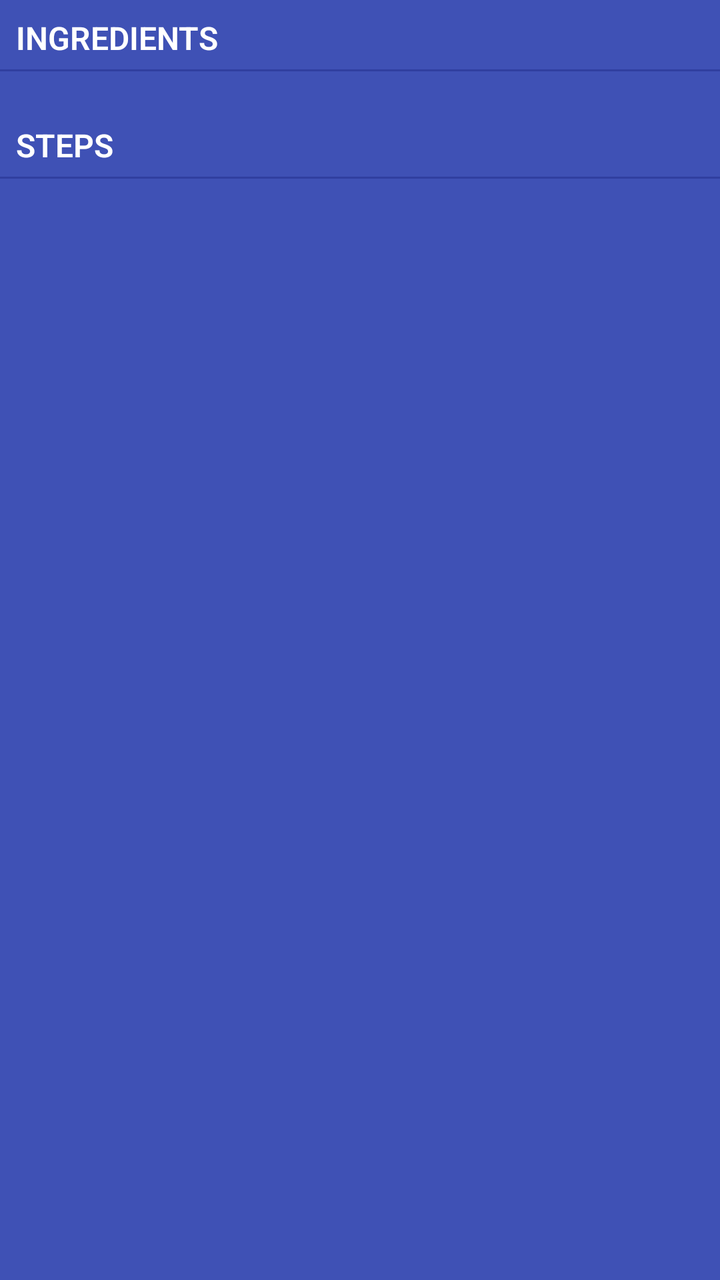
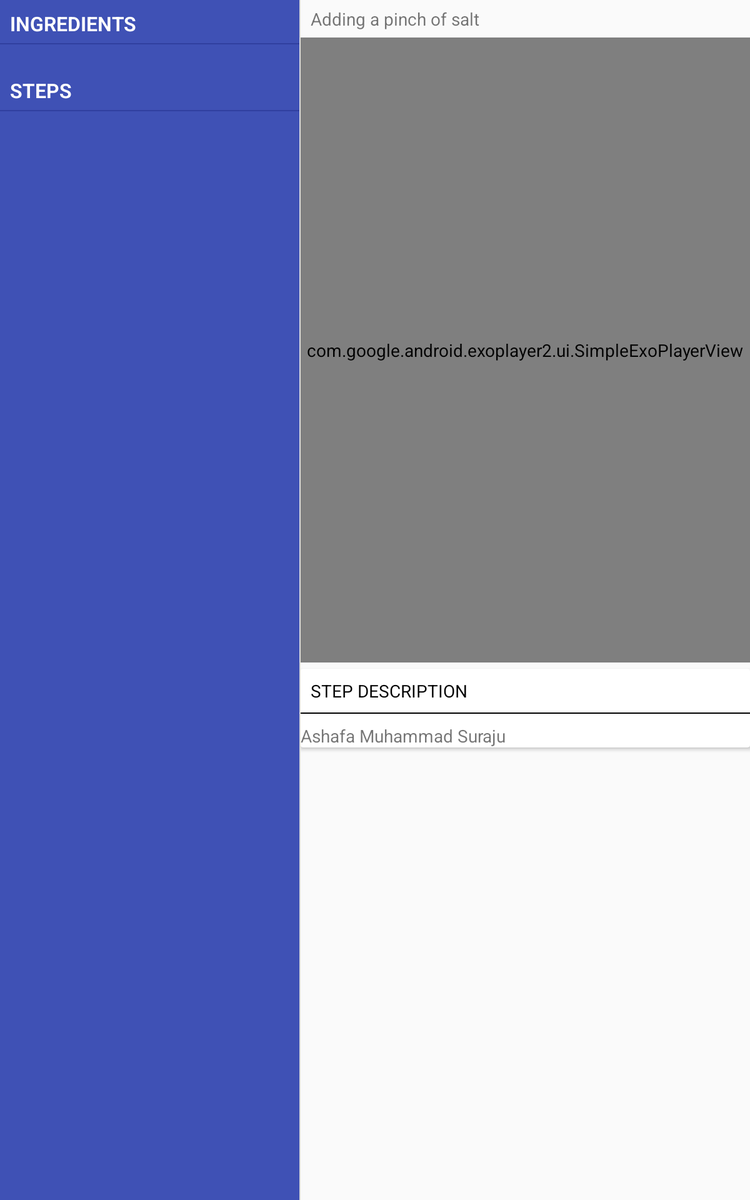

First picture: res/layout/ on a phone held upright. Second picture: the repository's own variant of that layout, on a device whose configuration matches the variant's folder. Source for both follows.
<!-- AndroidManifest.xml: activity theme AppTheme.NoActionBar -->
<!-- res/layout/recipe_list.xml -->
<?xml version="1.0" encoding="utf-8"?>
<LinearLayout xmlns:android="http://schemas.android.com/apk/res/android"
    xmlns:app="http://schemas.android.com/apk/res-auto"
    xmlns:tools="http://schemas.android.com/tools"
    android:name="com.kafilicious.abdul.recipedetails.RecipeListFragment"
    android:id="@+id/recipe_list"
    android:orientation="vertical"
    android:layout_width="match_parent"
    android:layout_height="match_parent"
    tools:context="com.example.floating.bakingapp.recipes.RecipeListActivity">

    <include layout="@layout/recipe_list_content_detail"/>

</LinearLayout>
<!-- res/layout/recipe_list_content_detail.xml (included above) -->
<LinearLayout xmlns:android="http://schemas.android.com/apk/res/android"
    xmlns:app="http://schemas.android.com/apk/res-auto"
    xmlns:tools="http://schemas.android.com/tools"
    android:layout_width="match_parent"
    android:layout_height="match_parent"
    android:background="@color/colorPrimary"
    android:orientation="vertical">

    <LinearLayout
        android:layout_width="match_parent"
        android:layout_height="wrap_content"
        android:orientation="vertical">

        <TextView
            android:layout_width="match_parent"
            android:layout_height="wrap_content"
            android:layout_marginTop="@dimen/margin_normal"
            android:fontFamily="sans-serif-light"
            android:paddingEnd="@dimen/padding_small"
            android:paddingStart="@dimen/padding_small"
            android:text="@string/ingredients"
            android:textSize="16sp"
            android:textAllCaps="true"
            android:textColor="@android:color/white"
            android:textStyle="bold" />

        <View
            android:layout_width="match_parent"
            android:layout_height="1dp"
            android:layout_marginBottom="@dimen/margin_small"
            android:layout_marginTop="@dimen/margin_small"
            android:background="@color/colorPrimaryDark" />

        <android.support.v7.widget.RecyclerView
            android:id="@+id/recipe_ingredients_rv"
            android:layout_width="match_parent"
            android:layout_height="match_parent"
            tools:listitem="@layout/ingredient_list_content" />

    </LinearLayout>

    <LinearLayout
        android:layout_width="match_parent"
        android:layout_height="wrap_content"
        android:orientation="vertical"
        android:paddingTop="@dimen/padding_normal">

        <TextView
            android:layout_width="match_parent"
            android:layout_height="wrap_content"
            android:fontFamily="sans-serif-light"
            android:paddingEnd="@dimen/padding_small"
            android:paddingStart="@dimen/padding_small"
            android:paddingTop="@dimen/margin_small"
            android:text="@string/steps"
            android:textSize="16sp"
            android:textAllCaps="true"
            android:textColor="@android:color/white"
            android:textStyle="bold" />

        <View
            android:layout_width="match_parent"
            android:layout_height="1dp"
            android:layout_marginBottom="@dimen/margin_small"
            android:layout_marginTop="@dimen/margin_small"
            android:background="@color/colorPrimaryDark" />


        <android.support.v7.widget.RecyclerView
            android:id="@+id/recipe_steps_rv"
            android:layout_width="match_parent"
            android:layout_height="wrap_content"
            app:layoutManager="LinearLayoutManager"
            tools:listitem="@layout/steps_list_content" />
    </LinearLayout>

</LinearLayout>
<!-- res/layout/ingredient_list_content.xml (included above) -->
<?xml version="1.0" encoding="utf-8"?>
<LinearLayout xmlns:android="http://schemas.android.com/apk/res/android"
    xmlns:tools="http://schemas.android.com/tools"
    android:orientation="vertical"
    android:layout_width="match_parent"
    android:layout_height="wrap_content"
    android:paddingTop="@dimen/margin_small"
    android:paddingBottom="@dimen/margin_small">

    <TextView
        android:id="@+id/ingredient"
        android:layout_width="match_parent"
        android:layout_height="match_parent"
        android:textColor="@android:color/white"
        tools:text="Water"
        android:gravity="center_vertical"
        android:paddingStart="@dimen/padding_small"
        android:paddingEnd="@dimen/padding_small"
        android:layout_marginBottom="@dimen/margin_small"/>

</LinearLayout>
<!-- res/layout/steps_list_content.xml (included above) -->
<?xml version="1.0" encoding="utf-8"?>
<LinearLayout xmlns:android="http://schemas.android.com/apk/res/android"
    xmlns:tools="http://schemas.android.com/tools"
    android:layout_width="match_parent"
    android:layout_height="50dp"
    android:layout_marginBottom="@dimen/margin_small"
    android:layout_marginTop="@dimen/margin_small"
    android:background="?android:attr/selectableItemBackground">

    <ImageView
        android:id="@+id/recipe_step_image"
        android:layout_width="wrap_content"
        android:layout_height="match_parent"
        android:contentDescription="@string/recipe_step_image_descriptor"
        android:adjustViewBounds="true"
        android:paddingStart="@dimen/padding_small"
        android:paddingEnd="@dimen/padding_small"
        tools:src="@mipmap/ic_launcher" />

    <TextView
        android:id="@+id/step_id"
        android:layout_width="wrap_content"
        android:layout_height="match_parent"
        android:gravity="center_vertical"
        android:textColor="@android:color/white"
        android:fontFamily="sans-serif-light"
        android:textStyle="bold"
        android:textSize="@dimen/text_size_normal"
        tools:text="XX:" />

    <TextView
        android:id="@+id/short_description"
        android:layout_width="match_parent"
        android:layout_height="match_parent"
        android:paddingEnd="@dimen/margin_small"
        android:paddingStart="@dimen/margin_small"
        android:textSize="@dimen/text_size_normal"
        android:fontFamily="sans-serif-light"
        android:gravity="center_vertical"
        android:textColor="@android:color/white"
        tools:text="Wash your hands thoroughly" />

</LinearLayout>
<!-- resources referenced by this layout -->
<resources>
  <color name="colorPrimary">#3F51B5</color>
  <color name="colorPrimaryDark">#303F9F</color>
  <dimen name="margin_normal">8dp</dimen>
  <dimen name="margin_small">5dp</dimen>
  <dimen name="padding_normal">16dp</dimen>
  <dimen name="padding_small">8dp</dimen>
  <dimen name="text_size_normal">18sp</dimen>
  <string name="ingredients">Ingredients</string>
  <string name="steps">Steps</string>
  <style name="AppTheme.NoActionBar">
          <item name="windowActionBar">false</item>
          <item name="windowNoTitle">true</item>
      </style>
</resources>
<!-- res/layout-sw600dp/recipe_list.xml (the repository's variant of the layout above) -->
<!-- drawn on a 7-inch tablet held upright -->
<?xml version="1.0" encoding="utf-8"?>
<LinearLayout xmlns:android="http://schemas.android.com/apk/res/android"
    xmlns:app="http://schemas.android.com/apk/res-auto"
    xmlns:tools="http://schemas.android.com/tools"
    android:layout_width="match_parent"
    android:layout_height="match_parent"
    android:baselineAligned="true"
    android:divider="?android:attr/dividerHorizontal"
    android:orientation="horizontal"
    android:showDividers="middle"
    tools:context="com.example.floating.bakingapp.recipes.RecipeListActivity">

    

    <include
        android:layout_width="0dp"
        android:layout_height="match_parent"
        android:layout_weight="2"
        layout="@layout/recipe_list_content_detail"/>

    <include
        android:layout_width="0dp"
        android:layout_height="match_parent"
        android:layout_weight="3"
        layout="@layout/recipe_detail_fragment"/>
</LinearLayout>
<!-- res/layout/recipe_detail_fragment.xml (included above) -->
<?xml version="1.0" encoding="utf-8"?>
<FrameLayout xmlns:android="http://schemas.android.com/apk/res/android"
    xmlns:tools="http://schemas.android.com/tools"
    xmlns:app="http://schemas.android.com/apk/res-auto"
    android:id="@+id/recipe_step_details_container"
    android:layout_width="match_parent"
    android:layout_height="match_parent">

    <LinearLayout
        android:layout_width="match_parent"
        android:layout_height="match_parent"
        android:orientation="vertical">
            <TextView
                android:id="@+id/recipe_step_header"
                android:layout_width="match_parent"
                android:paddingStart="@dimen/padding_small"
                android:paddingEnd="@dimen/padding_small"
                android:layout_height="30dp"
                tools:text="Adding a pinch of salt"
                android:gravity="center_vertical"
                android:elevation="@dimen/margin_small"
                tools:targetApi="lollipop" />
    
            <com.google.android.exoplayer2.ui.SimpleExoPlayerView
                android:id="@+id/video_player"
                android:layout_width="match_parent"
                android:layout_height="@dimen/video"
                app:use_artwork="true"/>

            <android.support.v7.widget.CardView
                android:layout_width="match_parent"
                android:layout_height="wrap_content"
                android:layout_marginTop="@dimen/margin_small"
                android:elevation="@dimen/margin_small"
                tools:targetApi="lollipop">

                <LinearLayout
                    android:layout_width="match_parent"
                    android:layout_height="wrap_content"
                    android:orientation="vertical">

                    <TextView
                        android:layout_width="match_parent"
                        android:layout_height="wrap_content"
                        android:text="@string/step_description"
                        android:textAllCaps="true"
                        android:textColor="@android:color/black"
                        android:padding="@dimen/margin_normal"
                        android:gravity="center_vertical" />
                    <View
                        android:layout_width="match_parent"
                        android:layout_height="1dp"
                        android:background="@android:color/black" />

                    <TextView
                        android:id="@+id/recipe_step_description"
                        android:layout_width="match_parent"
                        android:layout_height="wrap_content"
                        android:paddingTop="@dimen/padding_small"
                        tools:text="Ashafa Muhammad Suraju"/>

                </LinearLayout>

            </android.support.v7.widget.CardView>
    </LinearLayout>

</FrameLayout>
<!-- resources referenced by the variant -->
<!-- as a 7-inch tablet held upright resolves them -->
<resources>
  <color name="colorPrimary">#3F51B5</color>
  <color name="colorPrimaryDark">#303F9F</color>
  <dimen name="margin_normal">8dp</dimen>
  <dimen name="margin_small">5dp</dimen>
  <dimen name="padding_normal">16dp</dimen>
  <dimen name="padding_small">8dp</dimen>
  <dimen name="text_size_normal">18sp</dimen>
  <!-- from res/values-sw600dp/ -->
  <dimen name="video">500dp</dimen>
  <string name="ingredients">Ingredients</string>
  <string name="step_description">Step Description</string>
  <string name="steps">Steps</string>
  <style name="AppTheme.NoActionBar">
          <item name="windowActionBar">false</item>
          <item name="windowNoTitle">true</item>
      </style>
</resources>
